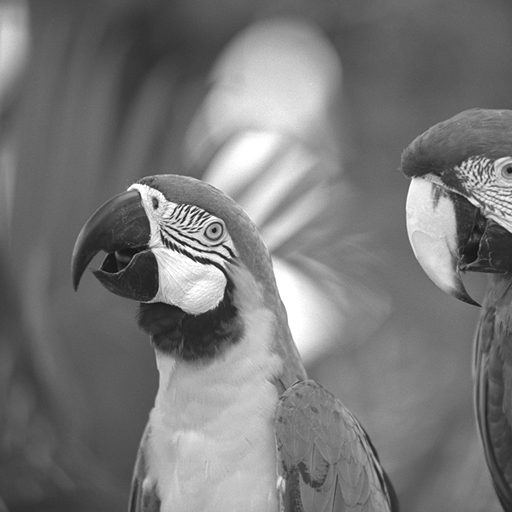
%> input picture images/img1.bmp, 512 x 512 px
$ octave encode.m   (GNU Octave 9; MATLAB toolbox functions it lacks are replaced by stand-ins)
%> lines starting %> are read from the running program, lines starting %| are printed output that depends on the picture
### code/mallatdec2.m
%二维小波分解函数
function Y=mallatdec2(X,wname,level)

%输入:X        载入的二维图像像数值;
%     level    小波分解次(级)数设定值(如果设定值超过最高可分解次数,按最高分解次数分解)
%     wname    小波名字wavelet name
%输出：Y       多极小波分解后的小波系数矩阵

[h,g]=wfilters(wname,'d');  %h,g分别为低通和高通滤波器
X=double(X);
t=1;
hh=size(X,2);

while t<=level
    %先进行行小波变换
    for  row=1:hh
        Y(row,1:hh)=mdec1(X(row,1:hh),h,g) ;
    end
    %再进行列小波变换
    for col=1:hh
        temp=mdec1( Y(1:hh,col)',h,g);
        Y(1:hh,col)=temp';
    end
t=t+1;
hh=hh/2;
X=Y;

end


### code/Weight.m
function [threshold,laststeplevel]=Weight(A)
%计算权值函数
X=A;
Y0=max(abs(X));
     Y1=max(Y0);
     for i=0:20;
        if 2^i<=Y1 & 2^(i+1)>Y1;
           threshold=2^i;   % get initial threshold T0;
           %initialthreshold=threshold; % get initial threshold T0;
           laststeplevel=i;% last step level
           break;
        end;
     end;

### code/speckencode.m
function [lineout,threshold,Arow,ratio]=speckencode(X0,level,sm)


%speck encode,X0为输入矩阵，sm为扫描顺序
% X1=[63 -34 49 10 7 13 -12 7 ;
%    -31 23 14 -13 3 4 6 -1 ;
%   15 14 3 -12 5 -7 3 9 ;
%   -9 -7 -14 8 4 -2 3 2 ;
%   -5 9 -1 47 4 6 -2 2 ;
%   3 0 -3 2 3 -2 0 4;
%   2 -3 6 -4 3 6 3 6 ;
%   5 11 5 6 0 3 -4 4 ];
% X0=double(X1);
% level=2;
% sm=1;
% [row, col] = size(X0);
% [T,sorting]=Weight(X0);
% threshold=T;
global LISi;global LISj;  %LISi记录LIS集合元素的位置，LISj记录LIS集合的长度
global LSP                %LSP集合元素的位置
global Xa                 %按Z字形拉成一个一维矩阵
global Rest               %剩余序列的起始位置
global outline            %输出码串
global T                  %门限
global each               %LIS集合指针
global n                  %扫描次数控制
global LISisz             %每次扫描的LIS集合的长度
%initialization
[T,Sorting]=Weight(X0);%计算权值,扫描的次数
threshold=T;%保存初始化权值
outline=[]; %
lineout=[];
%--partition image transform X into two sets:S=root,and I=X-S;
Xa=spitX1(X0); %把X0拆分成一行,排列顺序A Hn Vn Dn Hn-1 Vn-1 Dn-1 ....
[Arow,Acol]=size(X0);
k=Arow/2^level;
Asize=k*k;
%Asize=4;%A块的长度
Rooti=[1];Rootj=[Asize];  %Rooti存放Xa里块的起始位置,Asize存放长度
Rest=Asize+1;
%add S to LIS and set LSP={}
LISi=Rooti;LISj=Rootj;
LSP=[];
%Sorting Pass
n=1;
bitstotal=0;
outputcount=1;
display(Sorting);
if sm>Sorting
    display('扫描次数过大,将按最大扫描次数扫描');
end
while n<=Sorting & n<=sm & T>=2
    each=1;
    LSPflag=length(LSP);
    LISisz=length(LISi);
    while each<=LISisz
        S=[LISi(each),LISj(each)];
        ProcessS(S);
        each=each+1;
    end
    ProcessI(Rest);
    %Refinement Pass
    Refinement(LSP,LSPflag);
    [LISj,index]=sort(LISj);
    LISi=LISi(index);  %对LISi用LISj进行重排序，
    %display(n);
    T=T/2;n=n+1;
   % if n==3
   %    each;
   %end
    %display(outline);
    bitstotal=bitstotal+length(outline); %所用bits数统计
    %lineout(outputcount)={outline};      %输出串合成元包数组
    lineout=[lineout outline];
    outputcount=outputcount+1;
    outline=[];
end
%ratio=Arow*Acol*8/bitstotal;
ratio=bitstotal;
%display(ratio);

### code/spitX1.m
function Xa=spitX1(X0)

[xrow,xcol]=size(X0);
N=mapping(xrow);

for i=1:xrow
    for j=1:xcol
        Xa(N(i,j))=X0(i,j);

    end
end

### code/mapping.m
function X = mapping(n)

%提高recurison limit默认为500的限制，当心stack space不够导致系统崩溃
if n == 2

   X = [1 2; 3 4];

else

   B = mapping(n/2);

   X = [B B+(n/2)^2; B+(n/2)^2*2 B+(n/2)^2*3];

end

### code/ProcessI.m
function ProcessI(Rest)

global Xa
global Rest
global T
global outline
if Rest<=length(Xa)
    if max(abs(Xa(Rest:end)))>=T
        outline=[outline 1];
        CodeI(Rest);
    else
        outline=[outline 0];
    end
end

### code/CodeI.m
function CodeI(Rest)

global Xa
global outline
global Rest
%csize=squa(Rest-1);
for i=1:3
    S(1)=Rest+(Rest-1)*(i-1);
    S(2)=Rest-1;
    ProcessS(S);
end
Rest=Rest+(Rest-1)*3;
if Rest<=length(Xa)
    ProcessI(Rest);
end
%display(Rest);

### code/speckdecode.m
function Xb=speckdecode(linein,origin,threshold,siz,level,sm)
%speck解码
%line1='11+1-00111+000001010101+00000';
%line2='1-1+00000000000001010';
%line3='1+1+1-00011+1+1-0101-1-1+101+0010001+01101+0011-0000101+000100110';
%line4='0001-01-00001+1+01+1+1+000011+1-1+1+11+1-1+0111+1+0010001+101+00101+1-1+10011101111011000110';
%line5='01-1+1+1+01+1-1+01+1+1+1-1+1-1-1+01+01+1+11011111011001001000100101110010100101100';
%X0=[63 -34 49 10 7 13 -12 7 ;
%    -31 23 14 -13 3 4 6 -1 ;
%   15 14 3 -12 5 -7 3 9 ;
%   -9 -7 -14 8 4 -2 3 2 ;
%   -5 9 -1 47 4 6 -2 2 ;
%   3 0 -3 2 3 -2 0 4;
%   2 -3 6 -4 3 6 3 6 ;
%   5 11 5 6 0 3 -4 4 ];
global LISi;global LISj;global LISk;
global LSP
global Xa
global Rest
global outline
global T
global each
global count
global n
global LISisz
%outline={line1,line2,line3,line4,line5};
outline=linein;
%initialization
%Sorting=5;
%T=32;%权值
T=threshold;
Sorting=log2(T);
%Xsize=8;
Xsize=siz;
%--partition image transform X into two sets:S=root,and I=X-S;
Xa=zeros(1,Xsize^2);
k=siz/2^level;
Asize=k*k;
%Asize=4;%A块的长度
Rooti=[1];Rootj=[Asize];  %Rooti存放Xa里块的起始位置,Asize存放长度
Rest=Asize+1;
%add S to LIS and set LSP={}
LISi=Rooti;LISj=Rootj;
LSP=[];
%Sorting Pass
n=1;count=1;
if Sorting< sm
    display('大于最大扫描次数,将按最大扫描次数扫描');
end
while n<=Sorting & n<=sm
    each=1;
    LSPflag=length(LSP);
    LISisz=length(LISi);
    while each<=LISisz
        S=[LISi(each),LISj(each)];
        ProcessS_d(S);
        each=each+1;
    end
    ProcessI_d(Rest);
    %Refinement Pass
    Refinement_d(LSP,LSPflag);
    [LISj,index]=sort(LISj);
    LISi=LISi(index);  %对LISi用LISj进行重排序，
    n=n+1;T=T/2;
end
Xb=recom(Xa);
%diff=Xb-origin;
%display(diff);

### code/ProcessI_d.m
function ProcessI_d(Rest)

global Xa
global Rest
global T
global outline
global n
global count
if Rest<=length(Xa)
    if outline(count)==1
        count=count+1;
        CodeI_d(Rest);
    else
        count=count+1;
    end
end

### code/CodeI_d.m
function CodeI_d(Rest)

global Xa
global outline
global Rest
%csize=squa(Rest-1);
for i=1:3
    S(1)=Rest+(Rest-1)*(i-1);
    S(2)=Rest-1;
    ProcessS_d(S);
end
Rest=Rest+(Rest-1)*3;
if Rest<=length(Xa)
    ProcessI_d(Rest);
end
%display(Rest);

### code/recom.m
function X0=recom(Xa)

len=length(Xa);
k=sqrt(len);
N=mapping(k);
X0=zeros(k);
for i=1:k
    for j=1:k

        X0(i,j)=Xa(N(i,j));
    end
end

### code/mallatrec2.m
%二维小波重构函数
function Y=mallatrec2(X,wname,level)
%输入:X      载入的小波系数矩阵;
%     level  小波分解次(级)数设定值(如果设定值超过最高可分解次数,按最高分解次数分解)
%      wname  小波名字wavelet name
%输出：Y     重构图像矩阵

[h,g]=wfilters(wname,'d');  %h,g分别为重构低通滤波器和重构高通滤波器
hz=size(X,2);
h1=hz/(2^(level-1));

while h1<=hz
    % 对列变换
    for col=1:h1
        temp=mrec1(X(1:h1,col)',h,g)';
        X(1:h1,col)=temp;
    end
    %再对行变换
    for row=1:h1
        temp=mrec1(X(row,1:h1),h,g);
         X(row,1:h1)=temp;
    end
     h1=h1*2;
end
Y=X;

### code/Refinement_d.m
function Refinement_d(LSP,LSPflag)

global Xa
global T
global outline
global n
global count
for i=1:LSPflag
    if outline(count)==1
        if Xa(LSP(i))>0
            Xa(LSP(i))=Xa(LSP(i))+T/2;
        else
            Xa(LSP(i))=Xa(LSP(i))-T/2;
        end
    else
        if Xa(LSP(i))>0
            Xa(LSP(i))=Xa(LSP(i))-T/2;
        else
            Xa(LSP(i))=Xa(LSP(i))+T/2;
        end
    end
    count=count+1;
end

### code/Refinement.m
function Refinement(LSP,LSPflag)
%for each (i,j) in LSP,except those included in the last sorting
%pass,output the nth MSB of abs(c(i,j))
global Xa
global T
global outline
for i=1:LSPflag
    %if i==15
    %    i
    %end
    test=abs(Xa(LSP(i)));
    P=dec2bin(test);
    P=P(end:-1:1);
    p=str2num(P(log2(T)+1));
    %outline=[outline P(log2(T)+1)];
    outline=[outline p];
end

### code/encode.m
% speck编码；小波变换采用mallat小波变换
%level为小波变换层数；
%sm为speck编码时的扫描次数；

clear all;
clc;
close all;

%读取图像
X0=imread('img1.bmp');
%> X0 is the input picture: size 512x512 uint8; min 15, max 255, mean 120.1
subplot(1,2,1);
imshow(X0);title('原来的图形');

X0=double(X0);
%> X0: size 512x512 double
[imgsize,col]=size(X0);
%> imgsize = 512; col = 512
level=6;  %小波变换级数
X1=mallatdec2(X0,'sym2',level);  %小波分解
%> the loop in mallatdec2, `while t<=level` made 6 passes
%> pass 1, in mallatdec2, `X=Y;`:
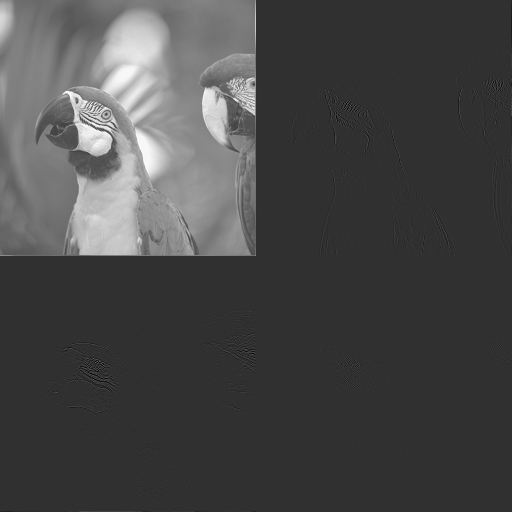
%> X: size 512x512 double; min -124.5, max 529.4, mean 60; drawn with min black and max white
%> pass 2, in mallatdec2, `X=Y;`:
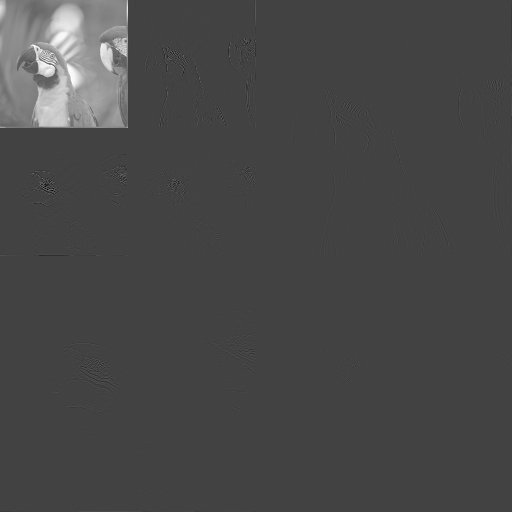
%> X: size 512x512 double; min -374.4, max 1056.2, mean 30; drawn with min black and max white
%> pass 3, in mallatdec2, `X=Y;`:
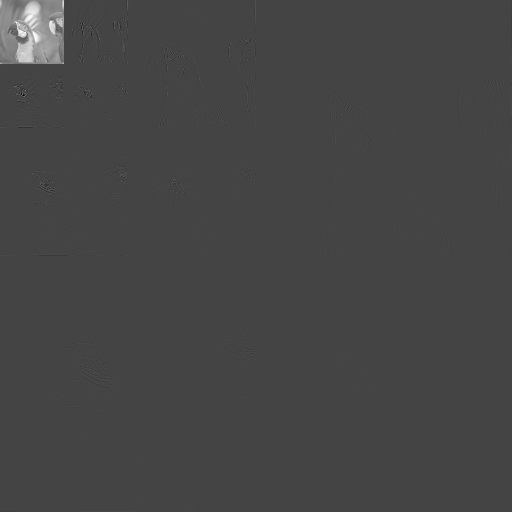
%> X: size 512x512 double; min -779.2, max 2106.4, mean 15; drawn with min black and max white
%> after the loop in mallatdec2, `while t<=level`: t = 7
% X1=dec_haar(X0,level);  %haar小波变换


sm=9;
[lineout,T0,Arow,ratio]=speckencode(X1,level,sm); %speck编码
%> in Weight, `Y0=max(abs(X));`: Y0 = 512 values, max 14235.1 at index 3, min 3.67 at index 276, mean 295.1
%> in Weight, `Y1=max(Y0);`: Y1 = 14235.1
%> after the loop in Weight, `for i=0:20;`: laststeplevel = 13; threshold = 8192
%> in speckencode, `[T,Sorting]=Weight(X0);`: Sorting = 13
%> in speckencode, `threshold=T;`: threshold = 8192
%| Sorting = 13
%> the loop in speckencode, `while n<=Sorting & n<=sm & T>=2` made 9 passes
%> (LSPflag, LISisz, T, bitstotal) on passes 1, 2, 7, 9: (0, 1, 4096, 79), (21, 22, 2048, 194), (509, 1016, 64, 8934), (3161, 5576, 16, 45781)
%> (LSPflag, LISisz, T, bitstotal) on passes 4, 5, 6, 8: (67, 18, 512, 551), (98, 95, 256, 1313), (190, 360, 128, 3483), (1286, 2600, 32, 21163)
%> in speckencode, `ratio=bitstotal;`: ratio = 45781
%> T0 = 8192; Arow = 512; ratio = 45781

X2=speckdecode(lineout,X1,T0,Arow,level,sm);%speck解码
%> in speckdecode, `T=threshold;`: T = 8192
%> in speckdecode, `Xsize=siz;`: Xsize = 512
%> the loop in speckdecode, `while n<=Sorting & n<=sm` made 9 passes
%> (LSPflag, LISisz, T) on passes 3, 4, 5, 6, 8: (64, 0, 1024), (67, 18, 512), (98, 95, 256), (190, 360, 128), (1286, 2600, 32)
%> (LSPflag, LISisz, T) on passes 1, 2, 7: (0, 1, 4096), (21, 22, 2048), (509, 1016, 64)
ratio1=imgsize^2*8/ratio;  %压缩比
%> ratio1 = 45.81
display(ratio1);
%| ratio1 = 45.808

X3=mallatrec2(X2,'sym2',level);%小波合成
%> the run ends on the next line
